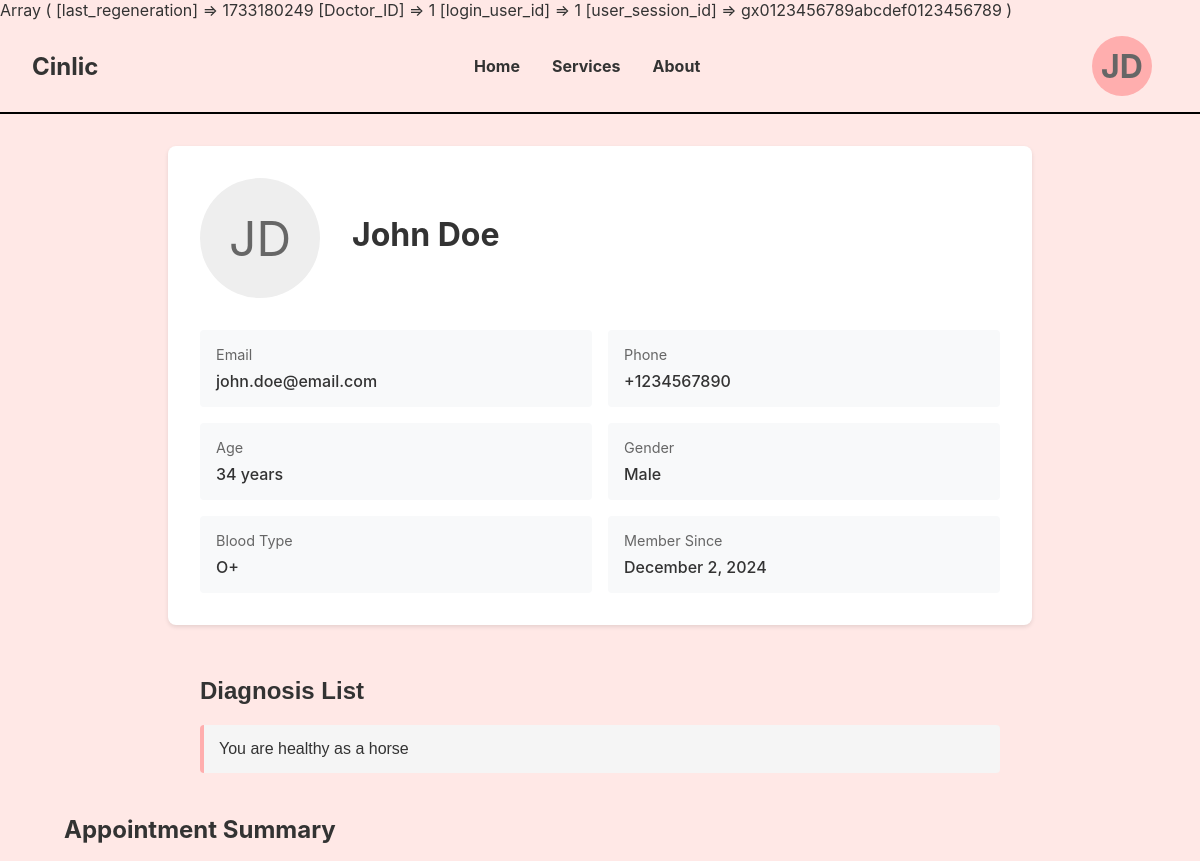
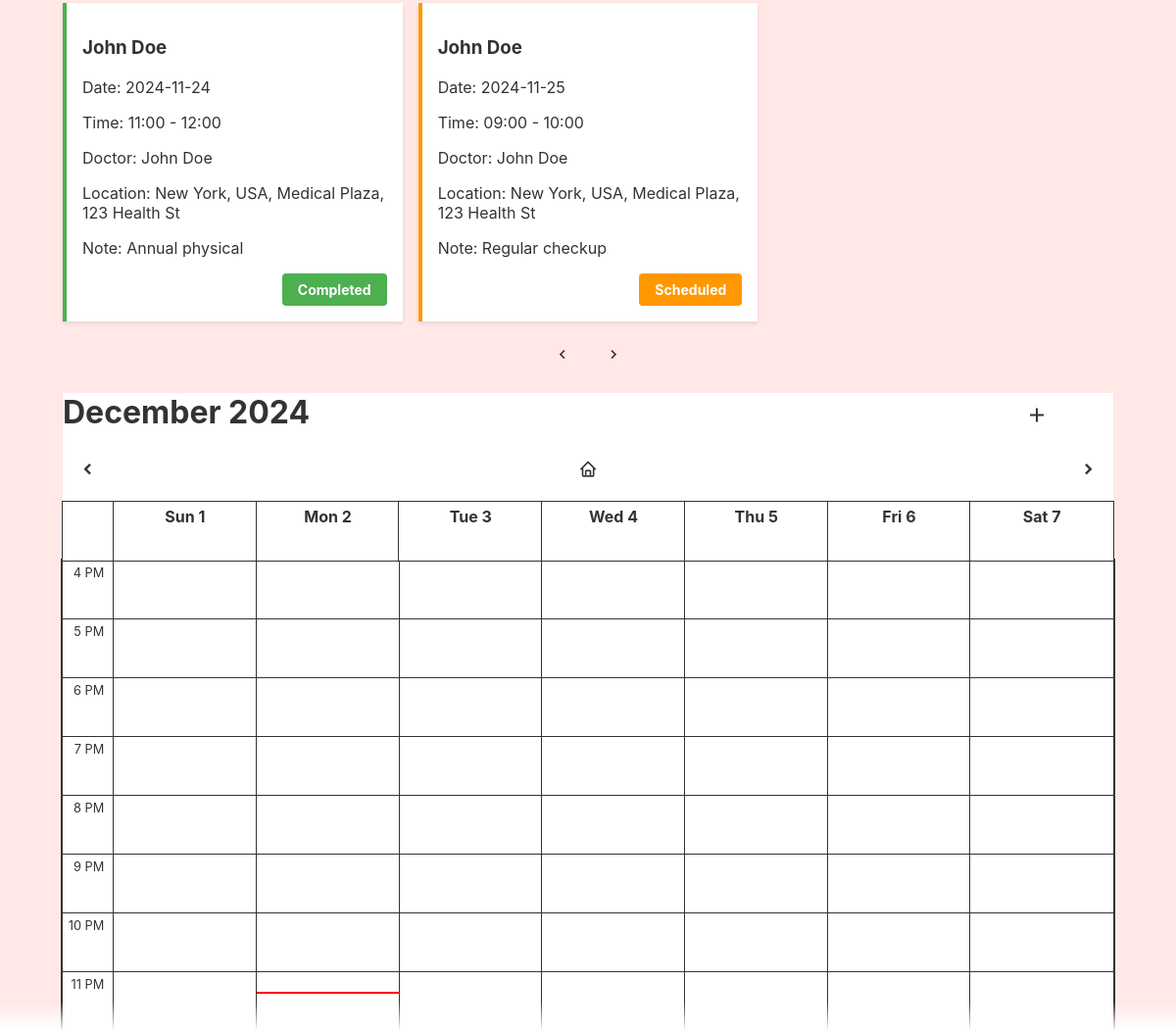
/user.php (signed in), run on the app's committed database (2 pictures, top to bottom).
### tables this page shows
CREATE TABLE IF NOT EXISTS patient ( 
    ID INT NOT NULL PRIMARY KEY AUTO_INCREMENT, 
    First_Name VARCHAR(50) NOT NULL,
    Last_Name VARCHAR(50) NOT NULL, 
    Email VARCHAR(100) NOT NULL UNIQUE, 
    pwd VARCHAR(255) NOT NULL, 
    phoneNum VARCHAR(15) NOT NULL, 
    DOB DATE NOT NULL, 
    gender VARCHAR(10) NOT NULL, 
    BloodType VARCHAR(3) NOT NULL,
    Created_AT TIMESTAMP DEFAULT CURRENT_TIMESTAMP,
    Updated_AT TIMESTAMP DEFAULT CURRENT_TIMESTAMP ON UPDATE CURRENT_TIMESTAMP, 
    Session_ID VARCHAR(128) DEFAULT NULL,
    CONSTRAINT chk_gender CHECK (gender IN ('Male', 'Female')),
    CONSTRAINT chk_bloodtype CHECK (BloodType IN ('A+', 'A-', 'B+', 'B-', 'AB+', 'AB-', 'O+', 'O-'))
);

CREATE TABLE IF NOT EXISTS appointment ( 
    AppointmentID INT PRIMARY KEY AUTO_INCREMENT,
    DoctorID INT NOT NULL, 
    PatientID INT NOT NULL, 
    Appointment_Date DATE NOT NULL, 
    LocationID INT, 
    StartTime TIME NOT NULL, 
    EndTime TIME NOT NULL, 
    Note VARCHAR(255), 
    Appointment_Status VARCHAR(20) NOT NULL,
    FOREIGN KEY (DoctorID) REFERENCES doctor(ID) ON DELETE RESTRICT ON UPDATE CASCADE,
    FOREIGN KEY (PatientID) REFERENCES patient(ID) ON DELETE RESTRICT ON UPDATE CASCADE,
    FOREIGN KEY (LocationID) REFERENCES location(ID) ON DELETE SET NULL ON UPDATE CASCADE,
    CONSTRAINT chk_appointment_status CHECK (Appointment_Status IN ('Scheduled', 'Pending', 'Completed', 'Cancelled', 'Rejected', 'Available')),
    CONSTRAINT chk_appointment_time CHECK (EndTime > StartTime)
);

### includes/user_model.inc.php (called while the page is built, shortened)
<?php
function getPatient_from_id($pdo, $patient_id)
{
    $query = "SELECT First_Name, Last_Name, Email, phoneNum, DOB, gender, BloodType, Created_AT FROM patient WHERE ID = :id";
    $stmt = $pdo->prepare($query);
    $stmt->bindParam(":id", $patient_id);
    $stmt->execute();
    $result = $stmt->fetch(PDO::FETCH_ASSOC);
    return $result;
}
function getAllAppointments($pdo, $patient_id)
{
    $query = "
  SELECT
    a.AppointmentID,
    a.Appointment_Date,
    a.StartTime,
    a.EndTime,
    a.Note,
    a.Appointment_Status as status,
    CONCAT(p.First_Name, ' ', p.Last_Name) as doctor_name,
    CONCAT(
        l.City, ', ',
        l.Country,
        CASE
            WHEN l.Building IS NOT NULL THEN CONCAT(', ', l.Building)
            ELSE ''
        END,
        CASE
            WHEN l.Street IS NOT NULL THEN CONCAT(', ', l.Street)
            ELSE ''
        END
    ) as location,
    (SELECT GROUP_CONCAT(s.Specialty_Name SEPARATOR ', ')
     FROM specialty s WHERE s.DoctorID = d.ID) as specialty
FROM appointment a
INNER JOIN doctor d ON a.DoctorID = d.ID
INNER JOIN patient p ON d.ID = p.ID
LEFT JOIN location l ON a.LocationID = l.ID
WHERE (a.patientid = :id OR a.doctorid = :id)
ORDER BY a.Appointment_Date
    ";
    try {
        $stmt = $pdo->prepare($query);
        $stmt->execute([
            ':id' => $patient_id
        ]);
        return $stmt->fetchAll(PDO::FETCH_ASSOC);
    } catch (PDOException $e) {
        error_log("Database error in getAppointments: " . $e->getMessage());
        return [];
    }
}
function get_medical_records($pdo, $patient_id)
{
    $query = "Select * from medical_record  where PatientId = :ID";
    try {
        $stmt = $pdo->prepare($query);
        $stmt->bindParam(':ID', $patient_id);
        $stmt->execute();
        return $stmt->fetchAll(PDO::FETCH_ASSOC);
    } catch (PDOException $e) {
        error_log("Database error in get_medical_records: " . $e->getMessage());
        return [];
    }
}

### includes/user_controller.inc.php (called while the page is built, shortened)
<?php
require_once 'user_model.inc.php';
function getAllAppointmentEvents($pdo, $id)
{
    try {
        $appointments = getAllAppointments($pdo, $id);
        $events = [];
        foreach ($appointments as $apt) {
            $events[] = [
                'appointmentId' => $apt['AppointmentID'],
                'appointment_date' => $apt['Appointment_Date'],
                'name' => $apt['doctor_name'],
                'doctor' => $apt['doctor_name'],
                'days' => [getDayOfWeek($apt['Appointment_Date'])],
                'startTime' => formatTime($apt['StartTime']),
                'endTime' => formatTime($apt['EndTime']),
                'from_time' => formatTime($apt['StartTime']),
                'to_time' => formatTime($apt['EndTime']),
                'location' => $apt['location'] ?? '',
                'note' => $apt['Note'] ?? '',
                'status' => $apt['status'] ?? 'Available',
            ];
        }
        return $events;
    } catch (Exception $e) {
        error_log("Error in getAppointmentEvents: " . $e->getMessage());
        throw new RuntimeException("Failed to process appointment events");
    }
}
function formatTime($time)
{
    return date('H:i', strtotime($time));
}
function getDayOfWeek($date)
{
    return date('w', strtotime($date));
}
function getrecords($pdo, $id)
{
    $records = get_medical_records($pdo, $id);
    return $records;
}

### user.php (the view, shortened to what this page needs)
<?php
require_once 'includes/schedule_view.inc.php';
try {
    $db = Database::getInstance();
    $pdo = $db->getConnection();
    $pdo->setAttribute(PDO::ATTR_ERRMODE, PDO::ERRMODE_EXCEPTION);
} catch (PDOException $e) {
    echo $e->getMessage();
}
try {
    $userId = $_SESSION['login_user_id'];
    $is_doctor = isset($_SESSION['Doctor_ID']);
    require_once 'includes/user_model.inc.php';
    $user = getPatient_from_id($pdo, $userId);
} catch (PDOException $e) {
    die("Query failed: " . $e->getMessage());
}
$dob = new DateTime($user['DOB']);
$today = new DateTime();
$age = $dob->diff($today)->y;
$createdDate = new DateTime($user['Created_AT']);
$formattedDate = $createdDate->format('F j, Y');
require_once 'includes/user_controller.inc.php';
$events = getAllAppointmentEvents($pdo, $userId);
$records = getrecords($pdo, $userId);
print_r($_SESSION)
?>
<!DOCTYPE html>
<html lang="en">
<head>
    <link rel="stylesheet" href="css/layout.css">
    <link rel="stylesheet" href="css/user.css">
    <link rel="stylesheet" href="css/appointment_summary.css">
    <link rel="stylesheet" href="css/schedule.css">
    <link href='https://unpkg.com/boxicons@2.1.4/css/boxicons.min.css' rel='stylesheet'>
</head>
<body>
    <nav>
        <div class="logo">Cinlic</div>
        <div class="nav-links">
            <a href="index.php">Home</a>
            <a href="search.php">Services</a>
            <a href="about.php">About</a>
        </div>
        <?php if (!isset($_SESSION['login_user_id'])) : ?>
            <a href="signin_up.php"><button class="register-btn">Register</button></a>
        <?php else : ?>
            <ul id="drop" class="navdrop">
                <li>
                    <div class="profile-avatar">
                        <?php
                        $user = getPatient_from_id($pdo, $_SESSION['login_user_id']);
                        echo strtoupper(substr($user['First_Name'], 0, 1));
                        echo strtoupper(substr($user['Last_Name'], 0, 1));
                        ?>
                    </div>
                </li>
            </ul>
        <?php endif; ?>
    </nav>
    <main>
        <div class="profile-container">
            <div class="profile-header">
                <div id="profile-avatar">
                    <?php echo strtoupper(substr($user['First_Name'], 0, 1));
                    echo strtoupper(substr($user['Last_Name'], 0, 1)); ?>
                </div>
                <div class="profile-info">
                    <h1 class="profile-name">
                        <?php echo htmlspecialchars($user['First_Name'] . ' ' . $user['Last_Name']); ?>
                    </h1>
                </div>
            </div>
            <div class="profile-details">
                <div class="detail-item">
                    <div class="detail-label">Email</div>
                    <div class="detail-value"><?php echo htmlspecialchars($user['Email']); ?></div>
                </div>
                <div class="detail-item">
                    <div class="detail-label">Phone</div>
                    <div class="detail-value"><?php echo htmlspecialchars($user['phoneNum']); ?></div>
                </div>
                <div class="detail-item">
                    <div class="detail-label">Age</div>
                    <div class="detail-value"><?php echo $age; ?> years</div>
                </div>
                <div class="detail-item">
                    <div class="detail-label">Gender</div>
                    <div class="detail-value"><?php echo htmlspecialchars($user['gender']); ?></div>
                </div>
                <div class="detail-item">
                    <div class="detail-label">Blood Type</div>
                    <div class="detail-value"><?php echo htmlspecialchars($user['BloodType']); ?></div>
                </div>
                <div class="detail-item">
                    <div class="detail-label">Member Since</div>
                    <div class="detail-value"><?php echo $formattedDate; ?></div>
                </div>
            </div>
        </div>
        <?php
        if ($records) {
            echo '<div class="diagnosis-list">
            <h2>Diagnosis List</h2>';
            foreach ($records as $rec) {
                echo '<div class="diagnosis-item">
                <div class ="diagnosis-title " >Diagnosis: ' . $rec['Diagnosis'] . '</div>
                <div class ="diagnosis-title " >DiagnosisDate: ' . $rec['DiagnosisDate'] . '</div>
                <div class ="diagnosis-title " >Treatment: ' . $rec['Treatment'] . '</div>
                <div class ="diagnosis-title " >Notes: ' . $rec['Notes'] . '</div></div>';
            }
            echo '</div>';
        } else {
            echo '<div class="diagnosis-list">
            <h2>Diagnosis List</h2> <div class="diagnosis-item">You are healthy as a horse </div>';
        }
        ?>
        </div>
        <div class="appointment-summary">
            <h2>Appointment Summary</h2>
            <div class="appointment-list">
                <div class="appointment-cards">
                    <?php
                    usort($events, function ($a, $b) {
                        $dateA = strtotime($a['appointment_date']);
                        $dateB = strtotime($b['appointment_date']);
                        return $dateA - $dateB;
                    });
                    foreach ($events as $appointment) {
                        $status = $appointment['status'];
                        $statusClass = '';
                        if ($status == 'Completed') {
                            $statusClass = 'completed';
                        } elseif ($status == 'Scheduled' || $status == 'In Progress') {
                            $statusClass = 'in-progress';
                        } else {
                            $statusClass = 'pending';
                        }
                        echo '<div class="appointment-card ' . $statusClass . '">';
                        echo '<h3>' . htmlspecialchars($appointment['name']) . '</h3>';
                        echo '<p>Date: ' . htmlspecialchars(date('Y-m-d', strtotime($appointment['appointment_date']))) . '</p>';
                        echo '<p>Time: ' . htmlspecialchars($appointment['startTime']) . ' - ' . htmlspecialchars($appointment['endTime']) . '</p>';
                        echo '<p>Doctor: ' . htmlspecialchars($appointment['doctor']) . '</p>';
                        echo '<p>Location: ' . htmlspecialchars($appointment['location']) . '</p>';
                        echo '<p>Note: ' . htmlspecialchars($appointment['note']) . '</p>';
                        echo '<div class="appointment-status">';
                        echo '<span class="status-label">' . htmlspecialchars($status) . '</span>';
                        echo '</div>';
                        echo '</div>';
                    }
                    ?>
                </div>
                <div class="pagination">
                    <button class="prev-btn"><i class='bx bx-chevron-left'></i></button>
                    <button class="next-btn"><i class='bx bx-chevron-right'></i></button>
                </div>
            </div>
        </div>
        <div class="calendar-wrapper">
            <div class="fixed-header">
                <h1 class="current-month"></h1>
                <div class="calendar" id="calendar-header"></div>
                <?php if ($is_doctor): ?>
                    <button id="add-event-btn"><i class="bx bx-plus"></i></button>
                <?php endif; ?>
            </div>
            <div class="calendar-container">
                <div class="calendar" id="calendar-body"></div>
            </div>
        </div>
    </main>
</body>
</html>

### data on the page
patient: First_Name "J", Last_Name "D", First_Name+Last_Name "John Doe", Email "john.doe@email.com", phoneNum "+1234567890", gender "Male", BloodType "O+", Created_AT "December 2, 2024"
appointment: name "John Doe", Appointment_Date "2024-11-24", startTime "11:00", endTime "12:00", doctor "John Doe", location "New York, USA, Medical Plaza, 123 Health St", Note "Annual physical", Appointment_Status "Completed"
appointment: name "John Doe", Appointment_Date "2024-11-25", startTime "09:00", endTime "10:00", doctor "John Doe", location "New York, USA, Medical Plaza, 123 Health St", Note "Regular checkup", Appointment_Status "Scheduled"
